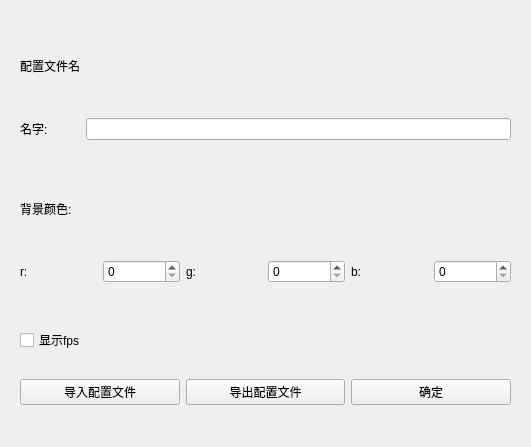
<?xml version="1.0" encoding="UTF-8"?>
<ui version="4.0">
 <class>OpenglConfigWgt</class>
 <widget class="QWidget" name="OpenglConfigWgt">
  <property name="geometry">
   <rect>
    <x>0</x>
    <y>0</y>
    <width>531</width>
    <height>447</height>
   </rect>
  </property>
  <property name="windowTitle">
   <string>Form</string>
  </property>
  <layout class="QVBoxLayout" name="verticalLayout">
   <item>
    <widget class="QWidget" name="widget_3" native="true">
     <layout class="QGridLayout" name="gridLayout_2">
      <item row="1" column="0">
       <widget class="QLabel" name="label_6">
        <property name="text">
         <string>名字:</string>
        </property>
       </widget>
      </item>
      <item row="0" column="0">
       <widget class="QLabel" name="label_5">
        <property name="text">
         <string>配置文件名</string>
        </property>
       </widget>
      </item>
      <item row="1" column="1">
       <widget class="QLineEdit" name="lineEdit"/>
      </item>
     </layout>
    </widget>
   </item>
   <item>
    <widget class="QWidget" name="widget_2" native="true">
     <layout class="QGridLayout" name="gridLayout">
      <item row="1" column="5">
       <widget class="QLabel" name="label_4">
        <property name="text">
         <string>b:</string>
        </property>
       </widget>
      </item>
      <item row="1" column="3">
       <widget class="QLabel" name="label_3">
        <property name="text">
         <string>g:</string>
        </property>
       </widget>
      </item>
      <item row="1" column="1">
       <widget class="QSpinBox" name="m_pSBBGColorR"/>
      </item>
      <item row="1" column="0">
       <widget class="QLabel" name="label_2">
        <property name="text">
         <string>r:</string>
        </property>
       </widget>
      </item>
      <item row="1" column="6">
       <widget class="QSpinBox" name="m_pSBBGColorB"/>
      </item>
      <item row="1" column="4">
       <widget class="QSpinBox" name="m_pSBBGColorG"/>
      </item>
      <item row="0" column="0" colspan="2">
       <widget class="QLabel" name="label">
        <property name="text">
         <string>背景颜色:</string>
        </property>
       </widget>
      </item>
     </layout>
    </widget>
   </item>
   <item>
    <widget class="QWidget" name="widget" native="true">
     <layout class="QGridLayout" name="gridLayout_3">
      <item row="1" column="0">
       <widget class="QPushButton" name="pushButton_4">
        <property name="text">
         <string>导入配置文件</string>
        </property>
       </widget>
      </item>
      <item row="1" column="1">
       <widget class="QPushButton" name="pushButton">
        <property name="text">
         <string>导出配置文件</string>
        </property>
       </widget>
      </item>
      <item row="1" column="2">
       <widget class="QPushButton" name="pushButton_3">
        <property name="text">
         <string>确定</string>
        </property>
       </widget>
      </item>
      <item row="0" column="0">
       <widget class="QCheckBox" name="checkBox">
        <property name="text">
         <string>显示fps</string>
        </property>
       </widget>
      </item>
     </layout>
    </widget>
   </item>
  </layout>
 </widget>
 <resources/>
 <connections/>
</ui>
